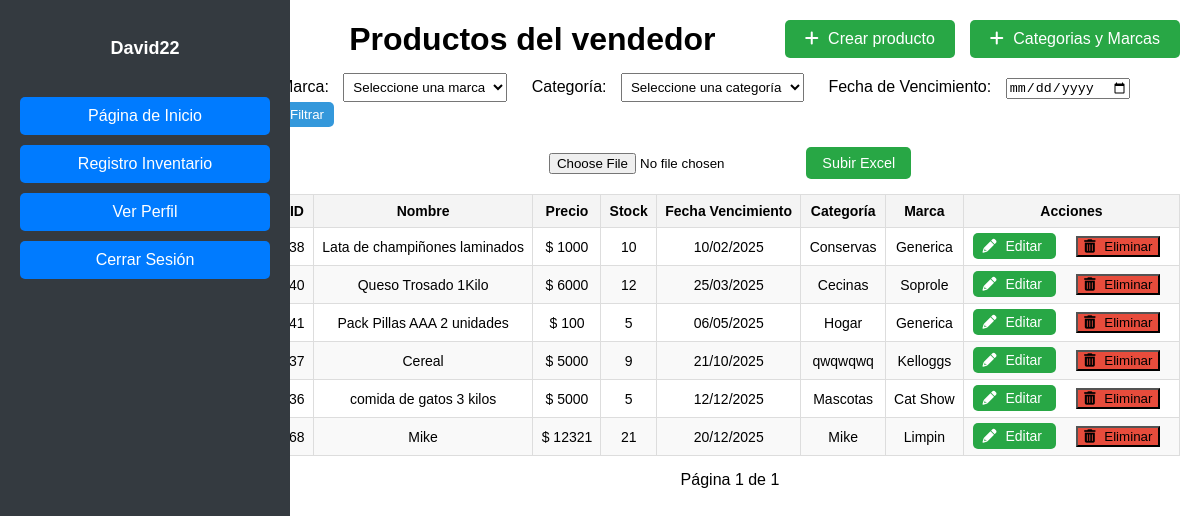
Page /vendedor/ (signed in) on the earlier database version.
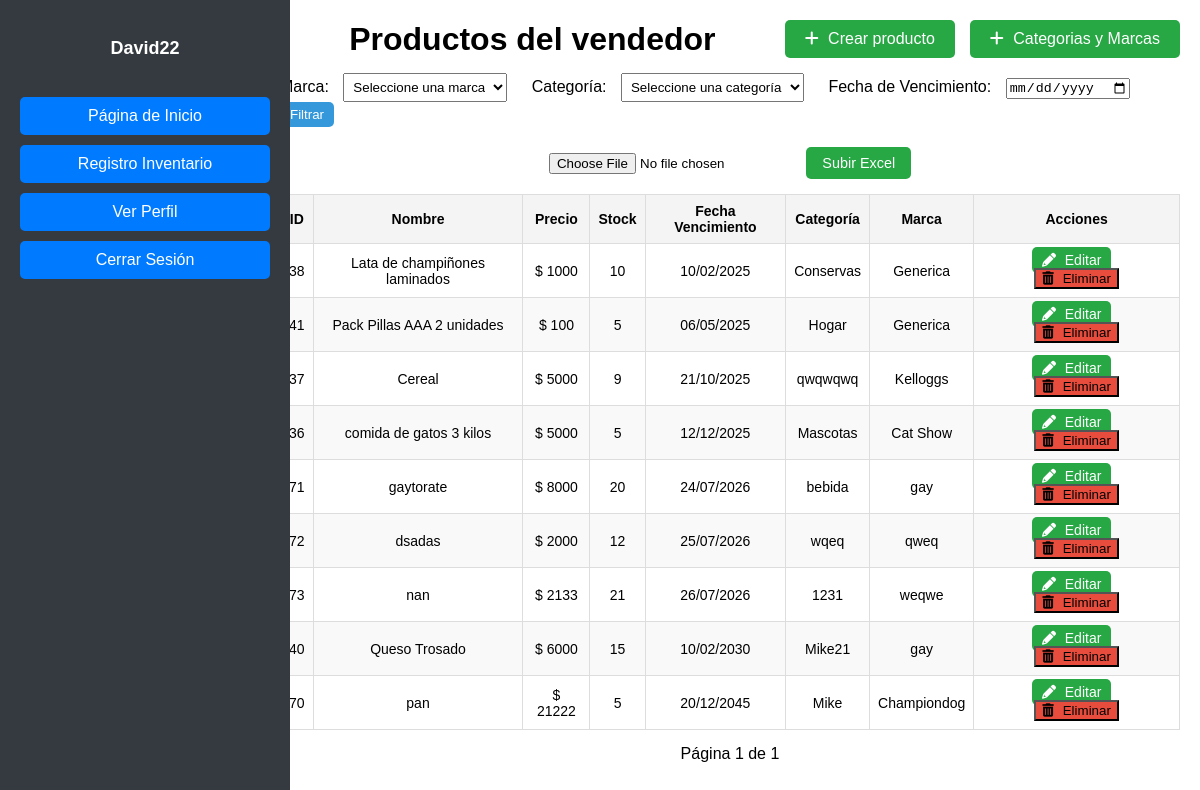
Same page on the later database version.
### pagina/models.py (models this page shows, shortened)
class Producto(models.Model):
    nombre = models.CharField(max_length=100)
    precio = models.DecimalField(max_digits=10, decimal_places=4)
    stock = models.IntegerField()
    descripcion = models.TextField()
    marca = models.ForeignKey(Marca, on_delete=models.CASCADE)
    categoria = models.ForeignKey(Categoria, null=True, blank=True, on_delete=models.SET_NULL)
    fecha_vencimiento = models.DateField(default=timezone.now)

class Categoria(models.Model):
    nombre = models.CharField(max_length=100)

class Marca(models.Model):
    nombre = models.CharField(max_length=100)

### pagina/views.py (the view)
# urls.py: path('vendedor/', vendedor, name='vendedor'),
@login_required
def vendedor(request):
    productos = Producto.objects.all()
    marca_id = request.GET.get('marca')
    if marca_id:
        productos = productos.filter(marca_id=marca_id)
    categoria_id = request.GET.get('categoria')
    if categoria_id:
        productos = productos.filter(categoria_id=categoria_id)
    productos = productos.order_by('fecha_vencimiento')
    paginator = Paginator(productos, 15)  # 15 productos por página
    page_number = request.GET.get('page')
    page_obj = paginator.get_page(page_number)
    marcas = Marca.objects.all()
    categorias = Categoria.objects.all()
    return render(request, 'vendedor.html', {
        'page_obj': page_obj,
        'marcas': marcas,
        'categorias': categorias
    })

### pagina/templates/vendedor.html (shortened to what this page needs)
<!DOCTYPE html>
<html lang="es">
<head>
    {% load static %}
    <link rel="stylesheet" href="{% static 'css/vendedor.css' %}">
    <link rel="stylesheet" href="https://cdnjs.cloudflare.com/ajax/libs/font-awesome/6.0.0-beta3/css/all.min.css">
    <link rel="stylesheet" href="{% static 'css/lateral.css' %}">
</head>
<body>
    <div class="sidebar">
        <div class="perfil">
            <p>
                {% if user.is_authenticated %}
                    <strong>{{ user.username }}</strong>
                {% else %}
                    Invitado
                {% endif %}
            </p>
        </div>
        <ul>
            <li><a href="{% url 'adminpage' %}" class="btn btn-primary btn-block">Página de Inicio</a></li>
            <li><a href="{% url 'vendedor' %}" class="btn btn-primary btn-block active">Registro Inventario</a></li>
            <li><a href="{% url 'verPerfil' %}" class="btn btn-primary btn-block">Ver Perfil</a></li>
            <li>
                <form action="{% url 'logout' %}" method="post">
                    <button type="submit" class="btn btn-primary btn-block">Cerrar Sesión</button>
                </form>
            </li>
        </ul>
    </div>
    <div class="main-content">
        <div class="header">
            <h1>Productos del vendedor</h1>
            <a href="{% url 'crearproducto' %}" class="btn-create">
                <i class="fas fa-plus"></i> Crear producto
            </a>
            <a href="{% url 'catmarca' %}" class="btn-create">
                <i class="fas fa-plus"></i> Categorias y Marcas
            </a>
        </div>
        <div class="filters">
            <form method="GET">
                <label for="marca">Marca:</label>
                <select name="marca" id="marca">
                    <option value="">Seleccione una marca</option>
                </select>
                <label for="categoria">Categoría:</label>
                <select name="categoria" id="categoria">
                    <option value="">Seleccione una categoría</option>
                </select>
                <label for="fecha_vencimiento">Fecha de Vencimiento:</label>
                <input type="date" name="fecha_vencimiento" id="fecha_vencimiento" value="{{ request.GET.fecha_vencimiento }}">
                <button type="submit" class="btn-filter">Filtrar</button>
            </form>
        </div>
        <div class="upload-form">
            <form method="POST" enctype="multipart/form-data" action="{% url 'cargar_excel' %}">
                <input type="file" name="archivo_excel" id="excel_file">
                <button type="submit">Subir Excel</button>
            </form>
        </div>
        <div class="table-container">
            <table class="product-table">
                <thead>
                    <tr>
                        <th>ID</th>
                        <th>Nombre</th>
                        <th>Precio</th>
                        <th>Stock</th>
                        <th>Fecha Vencimiento</th>
                        <th>Categoría</th>
                        <th>Marca</th>
                        <th>Acciones</th>
                    </tr>
                </thead>
                <tbody id="product-table-body">
                    {% for producto in page_obj %}
                        <tr>
                            <td>{{ producto.id }}</td>
                            <td>{{ producto.nombre }}</td>
                            <td>$ {{ producto.precio|floatformat:0 }}</td>
                            <td>{{ producto.stock }}</td>
                            <td>{{ producto.fecha_vencimiento|date:"d/m/Y" }}</td>
                            <td>{{ producto.categoria.nombre }}</td>
                            <td>{{ producto.marca.nombre }}</td>
                            <td>
                                <a href="{% url 'editar_producto' producto.id %}" class="btn-edit">
                                    <i class="fas fa-pencil-alt"></i> Editar
                                </a>
                                <a>
                                    <button class="btn-delete" data-url="{% url 'eliminar_producto' producto.id %}">
                                        <i class="fas fa-trash-alt"></i> Eliminar
                                    </button>
                                </a>
                            </td>
                        </tr>
                    {% empty %}
                        <tr>
                            <td colspan="8">No hay productos disponibles.</td>
                        </tr>
                    {% endfor %}
                </tbody>
            </table>
        </div>
        <div class="pagination">
            <span>Página {{ page_obj.number }} de {{ page_obj.paginator.num_pages }}</span>
        </div>
    </div>
</body>
</html>

### pagina/static/css/vendedor.css (style rules this page uses)
body { margin: 0; font-family: Arial, sans-serif; display: flex; }
.main-content { flex-grow: 1; padding: 20px; }
.header { display: flex; justify-content: space-between; align-items: center; margin-bottom: 20px; }
.header h1 { margin: 0; }
.btn-create { background-color: #28a745; color: white; padding: 10px 20px; text-decoration: none; border-radius: 5px; font-size: 16px; }
.btn-create i { margin-right: 5px; }
.filters { margin-bottom: 20px; }
.filters label { margin-right: 10px; }
.filters select { padding: 5px; margin-right: 20px; }
.filters .btn-filter { padding: 5px 10px; background-color: #3498db; color: white; border: none; border-radius: 5px; }
.product-table { width: 100%; border-collapse: collapse; margin-bottom: 20px; }
.product-table th, .product-table td { padding: 10px; text-align: center; border: 1px solid #ddd; }
.product-table th { background-color: #f4f4f4; }
.product-table td a { text-decoration: none; color: white; padding: 5px 10px; border-radius: 5px; }
.btn-edit { background-color: #28a745; margin-right: 10px; }
.btn-delete { background-color: #e74c3c; }
.btn-edit i, .btn-delete i { margin-right: 5px; }
.pagination { text-align: center; margin-top: 20px; }
.product-table { width: 90%; max-width: 1000px; margin: auto; border-collapse: collapse; font-size: 14px; }
.product-table th { padding: 8px; text-align: left; background-color: #f2f2f2; }
.product-table td { padding: 6px; text-align: left; border-bottom: 1px solid #ddd; }
.product-table tr { height: 30px; }
.product-table { border-spacing: 2px; }
.perfil { display: flex; align-items: center; justify-content: center; flex-direction: row; margin-bottom: 20px; }
h1 { text-align: center; }

### pagina/static/css/lateral.css (style rules this page uses)
.sidebar { width: 250px; height: 100vh; background-color: #333; display: flex; flex-direction: column; align-items: center; padding-top: 20px; }
.perfil { text-align: center; margin-bottom: 20px; }
.perfil p { color: #fff; font-size: 18px; font-weight: bold; }
.sidebar ul { list-style-type: none; padding: 0; width: 100%; }

### pagina/templates/vendedor.html (style rules this page uses)
.sidebar { display: flex; flex-direction: column; align-items: center; width: 250px; background-color: #343a40; color: white; padding: 20px; height: 100%; position: fixed; }
.sidebar ul { display: flex; flex-direction: column; align-items: center; padding: 0; margin: 0; list-style: none; width: 100%; }
.sidebar ul li { width: 100%; margin-bottom: 10px; text-align: center; }
.sidebar ul li a, .sidebar ul li button { width: 100%; padding: 10px; border-radius: 5px; color: white; background-color: #007bff; text-decoration: none; text-align: center; font-size: 1rem; display: block; box-sizing: border-box; }
.sidebar ul li a.active { background-color: #0056b3; }
.sidebar ul li a.btn-primary { background-color: #007bff; }
.sidebar ul li button { background-color: #007bff; border: none; cursor: pointer; }
.main-content { margin-left: 260px; padding: 20px; display: flex; flex-direction: column; align-items: center; flex: 1; }
.header { display: flex; justify-content: space-between; align-items: center; margin-bottom: 15px; width: 100%; }
.header h1 { flex: 1; text-align: center; margin: 0; }
.upload-form { display: flex; justify-content: center; gap: 10px; align-items: center; margin-bottom: 15px; }
.upload-form button { background-color: #28a745; color: white; padding: 8px 16px; border-radius: 5px; border: none; cursor: pointer; font-size: 0.9rem; }
.table-container { width: 100%; overflow-x: auto; }
.product-table { width: 100%; border-collapse: collapse; }
.product-table th, .product-table td { border: 1px solid #ddd; padding: 8px; text-align: center; }
.product-table th { background-color: #f4f4f4; }
.product-table td { word-wrap: break-word; white-space: normal; }
.product-table tr:nth-child(even) { background-color: #f9f9f9; }
.pagination { margin-top: 15px; text-align: center; }
.header a { margin-right: 15px; }
.header a:last-child { margin-right: 0; }

Differences in the rows shown:
removed Producto: id "68", nombre "Mike", precio "12321", stock "21", fecha_vencimiento "20/12/2025", categoria.nombre "Mike", marca.nombre "Limpin"
added Producto: id "71", nombre "gaytorate", precio "8000", stock "20", fecha_vencimiento "24/07/2026", categoria.nombre "bebida", marca.nombre "gay"
added Producto: id "72", nombre "dsadas", precio "2000", stock "12", fecha_vencimiento "25/07/2026", categoria.nombre "wqeq", marca.nombre "qweq"
added Producto: id "73", nombre "nan", precio "2133", stock "21", fecha_vencimiento "26/07/2026", categoria.nombre "1231", marca.nombre "weqwe"
changed Producto id 40: nombre "Queso Trosado 1Kilo" → "Queso Trosado"; stock "12" → "15"; fecha_vencimiento "25/03/2025" → "10/02/2030"; categoria.nombre "Cecinas" → "Mike21"; marca.nombre "Soprole" → "gay"; moves down the list
added Producto: id "70", nombre "pan", precio "21222", stock "5", fecha_vencimiento "20/12/2045", categoria.nombre "Mike", marca.nombre "Championdog"
